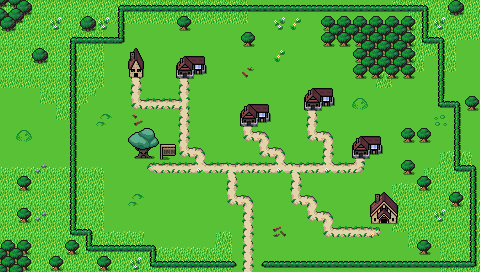

Rendered tile map (Tiled .tmx) drawn with the repository's tilesets; below, a short description and the map source with its tile grids summarised:
An orthogonal 30x17 tile map with 16x16 px tiles, 4 tile layers (Background, Ground, Foreground, AboveSprites), 2 tilesets and 8 objects.

<map version="1.5" tiledversion="1.7.2" orientation="orthogonal" renderorder="right-down" width="30" height="17" tilewidth="16" tileheight="16" infinite="0" nextlayerid="6" nextobjectid="48">
 <editorsettings>
  <export target="wastetown..tmx" format="tmx" />
 </editorsettings>
 <tileset firstgid="1" source="../tileset/main.tsx" />
 <tileset firstgid="3477" source="../tileset/buildings.tsx" />
 <layer id="1" name="Background" width="30" height="17">
  <data>[510 cells, 510 non-empty, 17 distinct tile ids]</data>
 </layer>
 <layer id="2" name="Ground" width="30" height="17">
  <data>[510 cells, 149 non-empty, 28 distinct tile ids]</data>
 </layer>
 <layer id="3" name="Foreground" width="30" height="17">
  <properties>
   <property name="spriteLayer" type="bool" value="true" />
  </properties>
  <data>[510 cells, 30 non-empty, 17 distinct tile ids]</data>
 </layer>
 <layer id="5" name="AboveSprites" width="30" height="17">
  <data>[510 cells, 49 non-empty, 24 distinct tile ids]</data>
 </layer>
 <objectgroup id="4" name="Objects">
  <object id="38" template="../obj/entryUp.tx" x="240" y="272" />
  <object id="41" template="../obj/Shop.tx" x="129" y="82" />
  <object id="42" template="../obj/Shop.tx" x="304" y="114" />
  <object id="43" template="../obj/Shop.tx" x="352" y="162" />
  <object id="44" template="../obj/Shop.tx" x="177" y="81" />
  <object id="45" template="../obj/Shop.tx" x="240" y="129" />
  <object id="46" template="../obj/Shop.tx" x="368" y="226" />
  <object id="47" template="../obj/Inn.tx" x="137" y="162" />
 </objectgroup>
</map>
